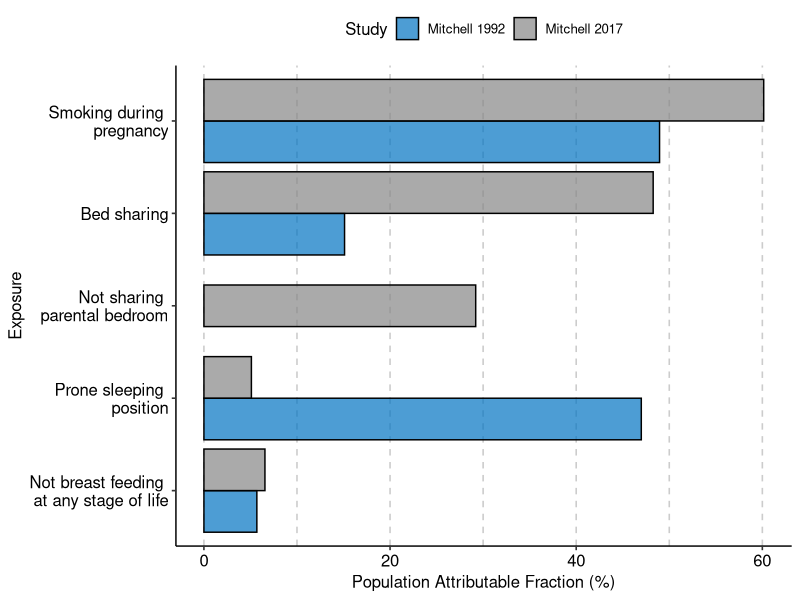

Generate this figure with R: (Note: this script raises an error after producing the figure.)
library(tidyverse)
library(readxl)
library(magrittr)
library(ggpubr)

paf <- read_excel(here::here("data", "risk-factors.xlsx"), 
                         sheet = "PAF")

paf %<>%
  mutate(Exposure = case_when(
    Exposure == "Not breast feeding at any stage of life" ~
    "Not breast feeding \nat any stage of life",
    Exposure == "Prone sleeping position" ~ "Prone sleeping \nposition",
    Exposure == "Smoking during pregnancy" ~ "Smoking during \npregnancy",
    Exposure == "Not sharing parental bedroom" ~ "Not sharing \nparental bedroom",
    TRUE ~ Exposure))

order <- c("Not breast feeding \nat any stage of life", "Prone sleeping \nposition",
           "Not sharing \nparental bedroom", "Bed sharing",
           "Smoking during \npregnancy")

paf$Exposure <- factor(paf$Exposure, levels = order)


# PAF Bar Plot ------------------------------------------------------------

paf_plot <- ggplot(data = paf) +
  geom_bar(aes(x = PAF, y = Exposure, fill = Study), 
           alpha = 0.7, color = "black",
           stat = "identity",
           position = position_dodge2(padding = 0, preserve = "single")) +
  scale_fill_manual(values = c("#0073C2FF", "#868686FF")) +
  scale_color_manual(values = c("#0073C2FF", "#868686FF")) +
  xlab("Population Attributable Fraction (%)") +
  ylab("Exposure") +
  theme_pubr() +
  theme(panel.grid.major.x = element_line(color = "grey80",
                                          linetype = "dashed"),
        panel.grid.minor.x = element_line(color = "grey80",
                                          linetype = "dashed"))

# PAF Table ---------------------------------------------------------------

paf_table <- paf %>%
  select(-c("OR", "pc")) %>%
  pivot_wider(names_from = Study, values_from = "PAF") %>%
  select("Exposure", "Mitchell 1992", "Mitchell 2017") %>%
  mutate_if(is.numeric, round, digits = 2) %>%
  replace(is.na(.), "-")


# OR Table ----------------------------------------------------------------

table_df <- paf %>%
  mutate_if(is.numeric, round, digits = 2) %>%
  mutate(OR = paste0(sprintf("%.2f", OR), " (", sprintf("%.2f",`Lower CI`), ", ", sprintf("%.2f",`Upper CI`), ")"))

or_table <- table_df %>%
  select(-c(pc, `Lower CI`:PAF)) %>%
  pivot_wider(names_from = Study, values_from = "OR") %>%
  replace(is.na(.), "-")

paf_table_p <- ggtexttable(paf_table, rows = NULL, 
            theme = ttheme("default"))

or_table_p <- ggtexttable(or_table, rows = NULL, 
                           theme = ttheme("default"))

ggarrange(paf_plot, 
          ggarrange(paf_table_p, or_table_p, 
                    nrow = 2,
                    labels = c("Population Attributable Fraction (%)",
                               "Odds Ratio (Univariate)"),
                    hjust = c(-0.17, -0.6),
                    vjust = c(1, 1)),
          ncol = 2)
